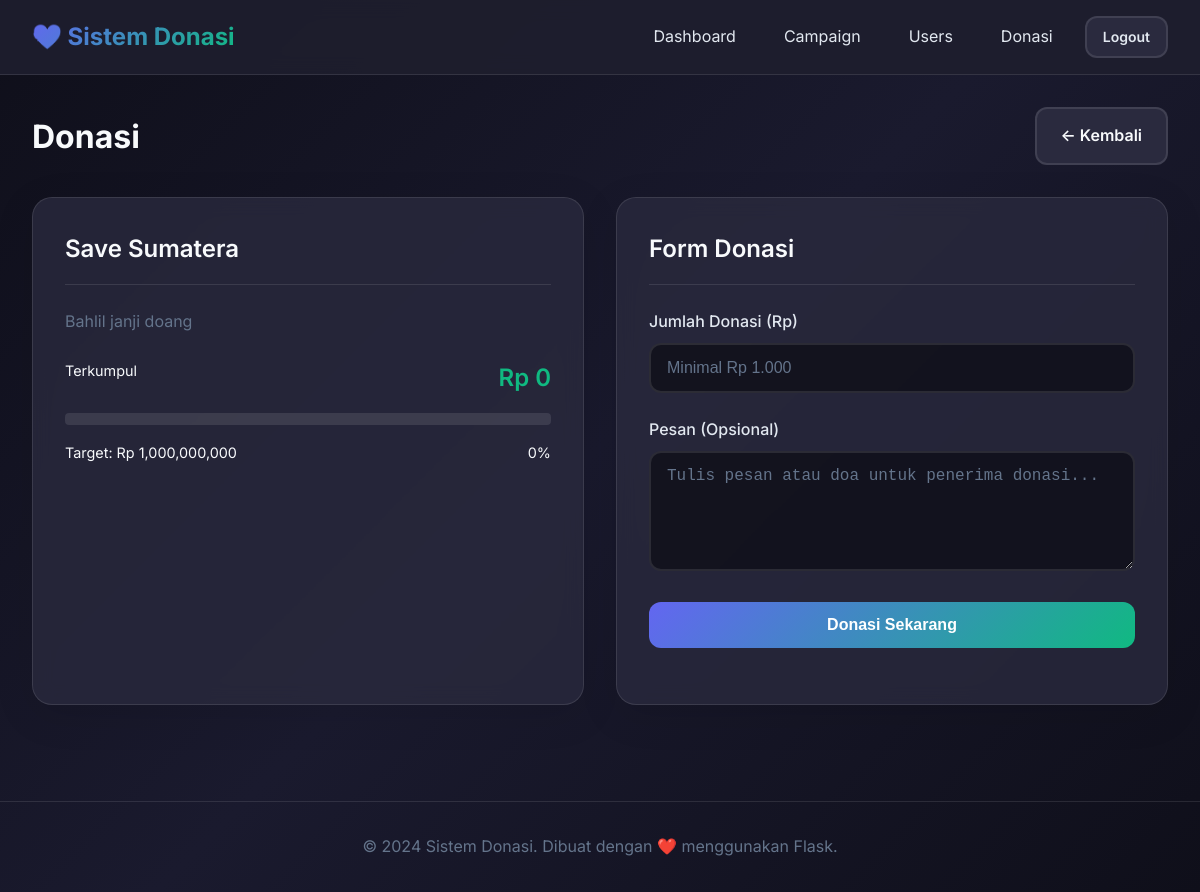
/donor/donate/2 (signed in), run on the app's committed database.
### app/models.py (models this page shows, shortened)
class Campaign(db.Model):
    id = db.Column(db.Integer, primary_key=True)
    title = db.Column(db.String(200), nullable=False)
    description = db.Column(db.Text)
    image = db.Column(db.String(255))  # Featured image filename
    target_amount = db.Column(db.Float, nullable=False)
    collected_amount = db.Column(db.Float, default=0)
    is_active = db.Column(db.Boolean, default=True)
    created_at = db.Column(db.DateTime, default=datetime.utcnow)
    donations = db.relationship('Donation', backref='campaign', lazy='dynamic', cascade='all, delete-orphan')
    def progress_percentage(self):
        if self.target_amount == 0:
            return 0
        return min(100, (self.collected_amount / self.target_amount) * 100)

### app/routes/donor.py (the view, shortened to what this page needs)
@donor_bp.route('/donate/<int:campaign_id>', methods=['GET', 'POST'])
@login_required
def donate(campaign_id):
    campaign = Campaign.query.get_or_404(campaign_id)
    if not campaign.is_active:
        flash('Campaign ini sudah tidak aktif.', 'warning')
        return redirect(url_for('donor.dashboard'))
    form = DonationForm()
    return render_template('donor/donate.html', title=f'Donasi - {campaign.title}', form=form, campaign=campaign)

### app/forms.py
class DonationForm(FlaskForm):
    amount = FloatField('Jumlah Donasi (Rp)', validators=[DataRequired(), NumberRange(min=1000)])
    message = TextAreaField('Pesan (Opsional)')
    submit = SubmitField('Donasi Sekarang')

### app/models.py (called while the page is built)
@login_manager.user_loader
def load_user(id):
    return User.query.get(int(id))

    def is_admin(self):
        return self.role == 'admin'

### app/templates/donor/donate.html (shortened to what this page needs)
{% extends "base.html" %}
{% block content %}
<div class="page-header">
    <h1 class="page-title">Donasi</h1>
    <a href="{{ url_for('donor.dashboard') }}" class="btn btn-secondary">← Kembali</a>
</div>
<div style="display: grid; grid-template-columns: 1fr 1fr; gap: 2rem;">
    <div class="card">
        <div class="card-header">
            <h2 class="card-title">{{ campaign.title }}</h2>
        </div>
        <p style="color: var(--gray); margin-bottom: 1.5rem;">{{ campaign.description or 'Tidak ada deskripsi' }}</p>
        <div class="campaign-stats" style="margin-bottom: 1rem;">
            <span>Terkumpul</span>
            <span class="campaign-amount" style="font-size: 1.5rem;">Rp {{ "{:,.0f}".format(campaign.collected_amount)
                }}</span>
        </div>
        <div class="progress" style="height: 12px; margin-bottom: 1rem;">
        </div>
        <div class="campaign-stats">
            <span>Target: Rp {{ "{:,.0f}".format(campaign.target_amount) }}</span>
            <span>{{ "{:.0f}".format(campaign.progress_percentage()) }}%</span>
        </div>
    </div>
    <div class="card">
        <div class="card-header">
            <h2 class="card-title">Form Donasi</h2>
        </div>
        <form method="POST">
            <div class="form-group">
                {{ form.amount.label(class="form-label") }}
                {{ form.amount(class="form-control", placeholder="Minimal Rp 1.000") }}
            </div>
            <div class="form-group">
                {{ form.message.label(class="form-label") }}
                {{ form.message(class="form-control", placeholder="Tulis pesan atau doa untuk penerima donasi...") }}
            </div>
            <div class="form-group">
                {{ form.submit(class="btn btn-primary btn-block") }}
            </div>
        </form>
    </div>
</div>
{% endblock %}

### app/static/css/style.css (style rules this page uses)
:root { --primary: #6366f1; --primary-dark: #4f46e5; --primary-light: #818cf8; --secondary: #10b981; --danger: #ef4444; --warning: #f59e0b; --info: #3b82f6; --dark: #1e1e2e; --dark-light: #2a2a3e; --light: #f8fafc; --gray: #64748b; --gray-light: #e2e8f0; --gradient: linear-gradient(135deg, var(--primary) 0%, var(--secondary) 100%); --shadow: 0 10px 40px rgba(0, 0, 0, 0.1); --shadow-lg: 0 20px 60px rgba(0, 0, 0, 0.15); --radius: 12px; --radius-lg: 20px; }
* { margin: 0; padding: 0; box-sizing: border-box; }
body { font-family: 'Inter', -apple-system, BlinkMacSystemFont, 'Segoe UI', Roboto, sans-serif; background: linear-gradient(135deg, #0f0f1a 0%, #1a1a2e 50%, #0f0f1a 100%); min-height: 100vh; color: var(--light); line-height: 1.6; }
a { color: var(--primary-light); text-decoration: none; transition: color 0.3s ease; }
.card { background: rgba(42, 42, 62, 0.8); backdrop-filter: blur(10px); border-radius: var(--radius-lg); padding: 2rem; border: 1px solid rgba(255, 255, 255, 0.1); box-shadow: var(--shadow); transition: transform 0.3s ease, box-shadow 0.3s ease; }
.card-header { margin-bottom: 1.5rem; padding-bottom: 1rem; border-bottom: 1px solid rgba(255, 255, 255, 0.1); }
.card-title { font-size: 1.5rem; font-weight: 600; color: var(--light); }
.form-group { margin-bottom: 1.5rem; }
.form-label { display: block; margin-bottom: 0.5rem; font-weight: 500; color: var(--gray-light); }
.form-control { width: 100%; padding: 0.875rem 1rem; background: rgba(15, 15, 26, 0.8); border: 2px solid rgba(255, 255, 255, 0.1); border-radius: var(--radius); color: var(--light); font-size: 1rem; transition: all 0.3s ease; }
.form-control::placeholder { color: var(--gray); }
textarea.form-control { min-height: 120px; resize: vertical; }
.btn { display: inline-flex; align-items: center; justify-content: center; gap: 0.5rem; padding: 0.875rem 1.5rem; font-size: 1rem; font-weight: 600; border: none; border-radius: var(--radius); cursor: pointer; transition: all 0.3s ease; text-decoration: none; }
.btn-primary { background: var(--gradient); color: white; }
.btn-secondary { background: var(--dark-light); color: var(--light); border: 2px solid rgba(255, 255, 255, 0.1); }
.btn-block { width: 100%; }
.progress { height: 8px; background: rgba(255, 255, 255, 0.1); border-radius: 4px; overflow: hidden; }
.campaign-stats { display: flex; justify-content: space-between; margin-bottom: 1rem; font-size: 0.9rem; }
.campaign-amount { font-weight: 600; color: var(--secondary); }
.page-header { display: flex; justify-content: space-between; align-items: center; margin-bottom: 2rem; flex-wrap: wrap; gap: 1rem; }
.page-title { font-size: 2rem; font-weight: 700; }

### data on the page
Campaign: title "Save Sumatera", description "Bahlil janji doang", collected_amount "0", target_amount "1,000,000,000", progress_percentage "0"
